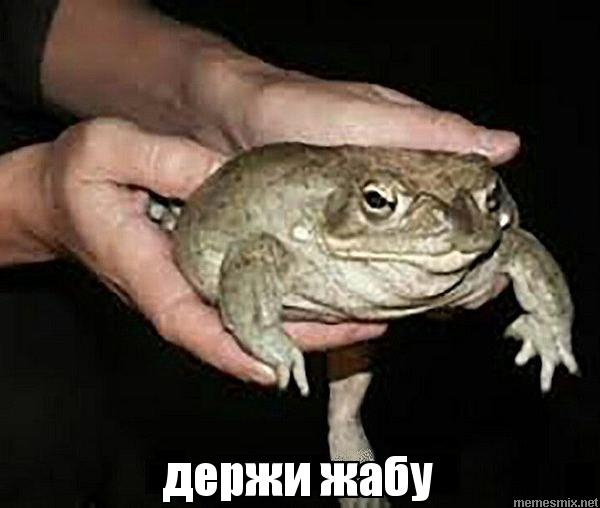
#> input picture Lab1/take_the_frog.jpg, 600 x 508 px, found by its file name
$ python template_match.py
#> lines starting #> are read from the running program, lines starting #| are printed output that depends on the picture; pictures that were not available may be replaced by others from this repository, and a replacement may not be noted
import numpy as np
import matplotlib.image as img
import matplotlib.pyplot as plt
import matplotlib.patches as patches
import cv2
from skimage.metrics import structural_similarity as ssim

IMG_NAME = "img/take_the_frog.jpg"
SUB_IMG_NAME = "img/take_the_frog_head.jpg"


def find_window(full_img, sub_img):
    full_w, full_h = full_img.shape[:2]
    sub_w, sub_h = sub_img.shape[:2]
    print(full_w, full_h)
    print(sub_w, sub_h)
    win_pos = (0, 0)
    winW = 0
    found = False
    while winW < full_w - sub_w and not found:
        winH = 0
        while winH < full_h - sub_h:
            window = full_img[winW:winW + sub_w, winH:winH + sub_h]
            if ssim(sub_img, window) > 0.50:
                found = True
                print("found", ssim(sub_img, window))
                win_pos = (winH, winW)
                break
            winH += 1
        winW += 1
    if (found == False):
        print('Not found')
    return win_pos


full_image = cv2.imread(IMG_NAME, 0)
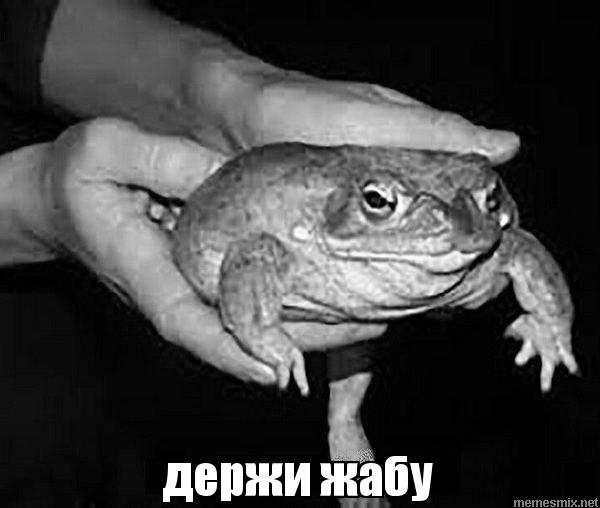
#> full_image: shape (508, 600); min 0, max 255, mean 68.3
sub_image = cv2.imread(SUB_IMG_NAME, 0)
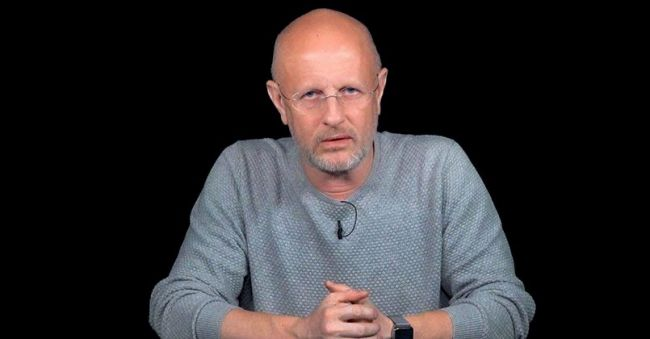
#> input picture Lab1/puchkov.jpeg, 650 x 339 px, given in place of take_the_frog_head.jpg, which was not available
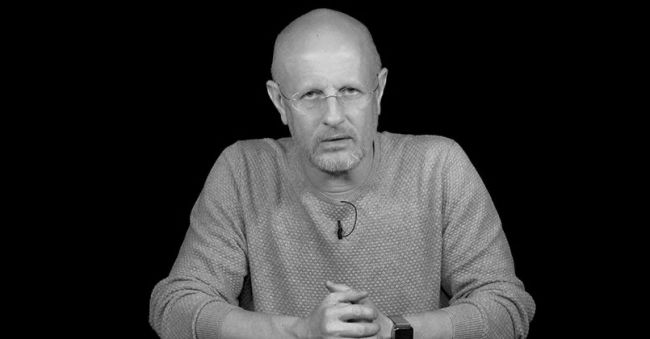
#> sub_image: shape (339, 650); min 0, max 215, mean 46.9
fig, ax = plt.subplots()

ax.imshow(img.imread(IMG_NAME))
win_pos = find_window(full_image, sub_image)
#| 508 600
#| 339 650
#> after the loop in find_window, `while winW < full_w - sub_w and not found:`: winW = 169
#> win_pos = (0, 0)
print(win_pos)
#| (0, 0)
sub_w, sub_h = sub_image.shape[:2]
#> sub_w = 339; sub_h = 650
# Create a Rectangle patch
rect = patches.Rectangle(win_pos, sub_h, sub_w, linewidth=1, edgecolor='r', facecolor='none')

# Add the patch to the Axes
ax.add_patch(rect)
# cv2.imwrite('result3.jpg', rect)
plt.show()
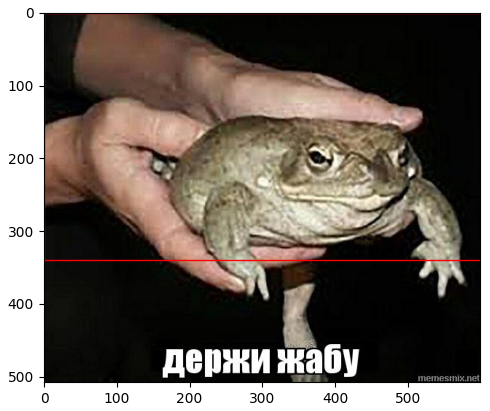
#> figure drawn by matplotlib, 1 panel

# %%
